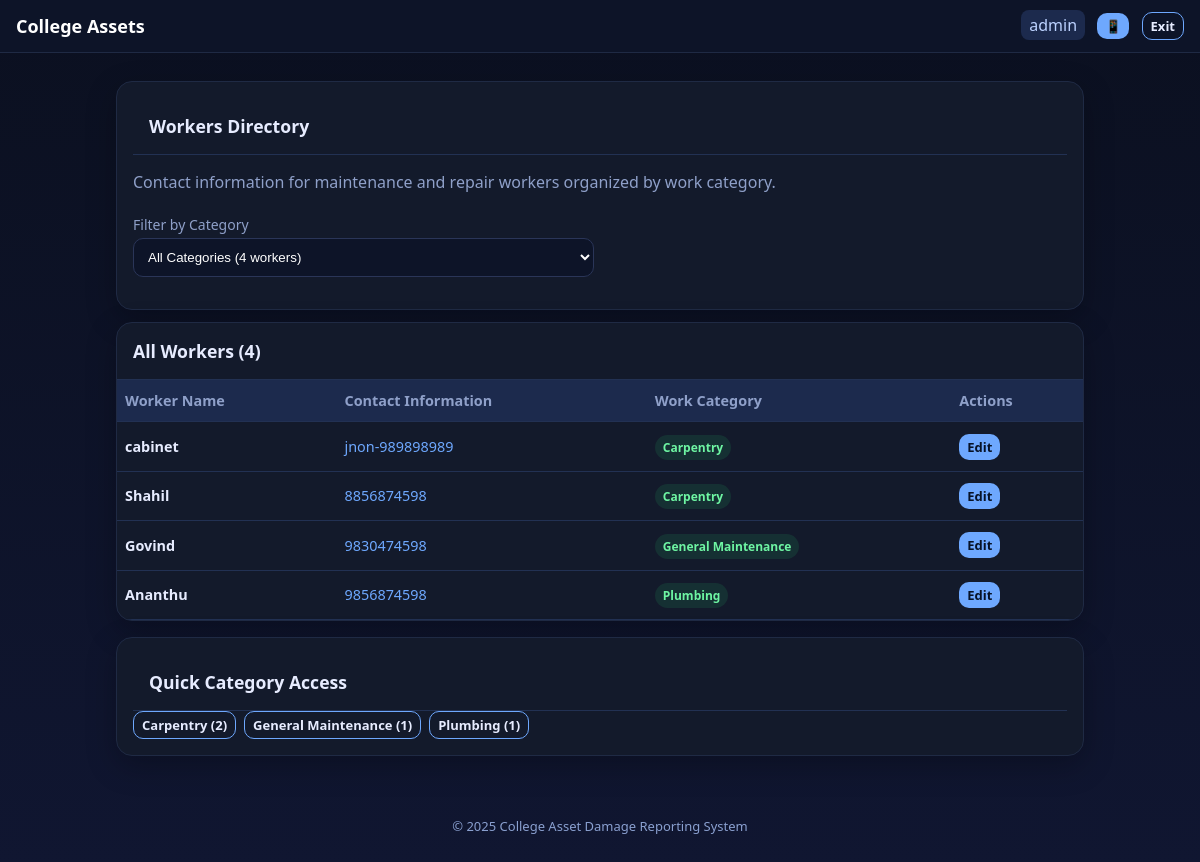
/views/faculty/workers.php (signed in), run on the app's committed database.
### tables this page shows
CREATE TABLE `workers` (
  `worker_id` int(11) NOT NULL,
  `name` varchar(255) NOT NULL,
  `contact` varchar(255) DEFAULT NULL,
  `category_id` int(11) NOT NULL,
  `created_at` timestamp NOT NULL DEFAULT current_timestamp()
);

CREATE TABLE `categories` (
  `id` int(11) NOT NULL,
  `name` varchar(100) NOT NULL
);

### views/faculty/workers.php (the view, shortened to what this page needs)
<?php
require_once __DIR__ . '/../../config/init.php';
$selected_category = isset($_GET['category']) ? (int)$_GET['category'] : 0;
if ($selected_category > 0) {
    $workers_query = "
        SELECT w.*, c.name as category_name
        FROM workers w
        JOIN categories c ON c.id = w.category_id
        WHERE w.category_id = ?
        ORDER BY w.name
    ";
    $stmt = $conn->prepare($workers_query);
    $stmt->bind_param("i", $selected_category);
    $stmt->execute();
    $workers = $stmt->get_result();
} else {
    $workers = $conn->query("
        SELECT w.*, c.name as category_name
        FROM workers w
        JOIN categories c ON c.id = w.category_id
        ORDER BY c.name, w.name
    ");
}
$total_workers = $conn->query("SELECT COUNT(*) as count FROM workers")->fetch_assoc()['count'];
include __DIR__ . '/../partials/header.php';
?>
<div class="card">
    <h3 class="card-title">Workers Directory</h3>
    <p style="color: #8fa0c9; margin-bottom: 1rem;">
        Contact information for maintenance and repair workers organized by work category.
    </p>
    <form method="GET" class="grid cols-2" style="margin-bottom: 1rem;">
        <div>
            <label>Filter by Category</label>
            <select class="input" name="category" onchange="this.form.submit()">
                <option value="">All Categories (<?= $total_workers ?> workers)</option>
            </select>
        </div>
        <div style="display: flex; align-items: end;">
        </div>
    </form>
</div>
<div class="table-card">
    <h3 class="card-title">
        <?php if ($selected_category > 0): ?>
            <?php
            $cat_stmt = $conn->prepare("SELECT name FROM categories WHERE id = ?");
            $cat_stmt->bind_param("i", $selected_category);
            $cat_stmt->execute();
            $cat_name = $cat_stmt->get_result()->fetch_assoc()['name'];
            echo htmlspecialchars($cat_name) . ' Workers';
            ?>
        <?php else: ?>
            All Workers
        <?php endif ?>
        (<?= $workers->num_rows ?>)
    </h3>
    <div class="table-scroll">
        <table class="table">
            <thead>
                <tr>
                    <th>Worker Name</th>
                    <th>Contact Information</th>
                    <th>Work Category</th>
                    <?php if ($_SESSION['user']['role'] === 'admin'): ?>
                        <th>Actions</th>
                    <?php endif; ?>
                </tr>
            </thead>
            <tbody>
                <?php if ($workers->num_rows > 0): ?>
                    <?php while ($worker = $workers->fetch_assoc()): ?>
                        <tr>
                            <td>
                                <strong><?= htmlspecialchars($worker['name']) ?></strong>
                            </td>
                            <td>
                                <?php if (!empty($worker['contact'])): ?>
                                    <span style="color: #6ea8fe;"><?= htmlspecialchars($worker['contact']) ?></span>
                                <?php else: ?>
                                    <span style="color: #8fa0c9;">No contact available</span>
                                <?php endif; ?>
                            </td>
                            <td>
                                <span class="badge good"><?= htmlspecialchars($worker['category_name']) ?></span>
                            </td>
                            <?php if ($_SESSION['user']['role'] === 'admin'): ?>
                                <td>
                                    <a href="<?= BASE_URL ?>views/admin/workers.php?edit=<?= (int)$worker['worker_id'] ?>"
                                       class="btn small">Edit</a>
                                </td>
                            <?php endif; ?>
                        </tr>
                    <?php endwhile; ?>
                <?php endif; ?>
            </tbody>
        </table>
    </div>
</div>
<?php if ($selected_category == 0 && $workers->num_rows > 0): ?>
    <?php
    $category_summary = $conn->query("
        SELECT c.name, COUNT(w.worker_id) as worker_count
        FROM categories c
        JOIN workers w ON w.category_id = c.id
        GROUP BY c.id, c.name
        ORDER BY worker_count DESC, c.name
        LIMIT 6
    ");
    ?>
    <div class="card">
        <h3 class="card-title">Quick Category Access</h3>
        <div class="button-row">
            <?php while ($summary = $category_summary->fetch_assoc()): ?>
                <?php
                $category_id = $conn->query("SELECT id FROM categories WHERE name = '" .
                                          $conn->real_escape_string($summary['name']) . "'")->fetch_assoc()['id'];
                ?>
                <a href="?category=<?= (int)$category_id ?>" class="btn outline small">
                    <?= htmlspecialchars($summary['name']) ?> (<?= $summary['worker_count'] ?>)
                </a>
            <?php endwhile; ?>
        </div>
    </div>
<?php endif; ?>
<?php include __DIR__ . '/../partials/footer.php'; ?>

### assets/css/style.css (style rules this page uses)
:root { --bg: #0b1020; --card: #131a2b; --text: #e7ecff; --muted: #8fa0c9; --accent: #6ea8fe; --good: #27ae60; --bad: #e74c3c; --warn: #f39c12 }
* { box-sizing: border-box }
body { margin: 0; font-family: system-ui, -apple-system, Segoe UI, Roboto, Ubuntu, 'Helvetica Neue', sans-serif; color: var(--text); background: linear-gradient(180deg, #0b1020, #101631) }
a { color: var(--accent); text-decoration: none }
.btn { display: inline-block; padding: 8px 12px; border-radius: 10px; background: var(--accent); color: #071226; border: 0; font-weight: 600 }
.btn.small { padding: 4px 8px; font-size: 13px }
.btn.outline { background: transparent; border: 1px solid var(--accent); color: var(--text) }
.button-row { display: flex; gap: 8px; flex-wrap: wrap }
.card { background: var(--card); border: 1px solid #1f2a44; border-radius: 16px; padding: 16px; margin: 12px 0; box-shadow: 0 10px 30px rgba(0, 0, 0, .25) }
.grid { display: grid; gap: 12px }
.grid.cols-2 { grid-template-columns: 1fr 1fr }
.table-card { background: var(--card); border-radius: 16px; overflow: hidden; border: 1px solid #1f2a44; margin-bottom: 1rem; box-shadow: 0 10px 30px rgba(0, 0, 0, 0.25) }
.table-scroll { overflow-x: auto; -webkit-overflow-scrolling: touch }
.card-title { padding: 1rem; margin: 0; border-bottom: 1px solid #223153; font-size: 1.1rem; color: var(--text); font-weight: 600 }
.input, .form-control { width: 100%; padding: 10px; border-radius: 10px; border: 1px solid #2a3558; background: #0d1428; color: #fff }
label { display: block; margin: 6px 0 4px; color: var(--muted); font-size: 14px }
.table { width: 100%; border-collapse: collapse }
.table th, .table td { padding: 10px; border-bottom: 1px solid #223153; text-align: left }
.table { min-width: 600px; width: 100%; border-collapse: collapse }
.table th, .table td { padding: 0.7rem 0.5rem; border-bottom: 1px solid #223153; white-space: nowrap; font-size: 0.9rem }
.table th { background: #1c2a4d; font-weight: 600; color: var(--muted) }
.table td { color: var(--text) }
.badge { padding: 4px 8px; border-radius: 999px; font-size: 12px; font-weight: 700 }
.badge.good { background: rgba(39, 174, 96, .15); color: #6ef5a3 }

### data on the page
workers: name "cabinet", contact "jnon-989898989", category.name "Carpentry"
workers: name "Shahil", contact "8856874598", category.name "Carpentry"
workers: name "Govind", contact "9830474598", category.name "General Maintenance"
workers: name "Ananthu", contact "9856874598", category.name "Plumbing"

### other printed values
$user['role'] "admin"
$workers->num_rows "4"
$summary['name'] "Carpentry"
$summary['worker_count'] "2"
$summary['name'] "General Maintenance"
$summary['worker_count'] "1"
$summary['name'] "Plumbing"
